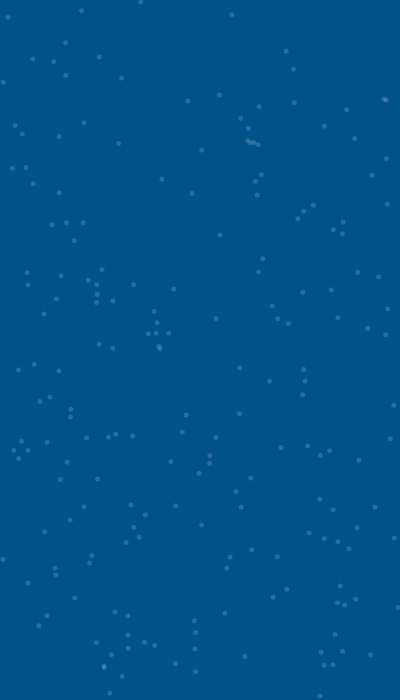
Frame 1 (no input)
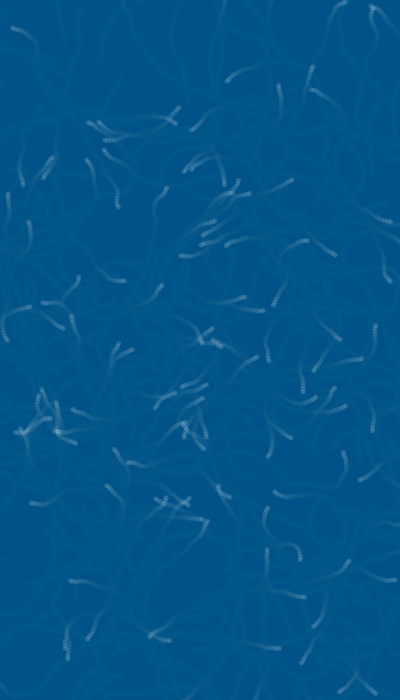
Frame 60 (the mouse pressed at the canvas centre just before this capture)
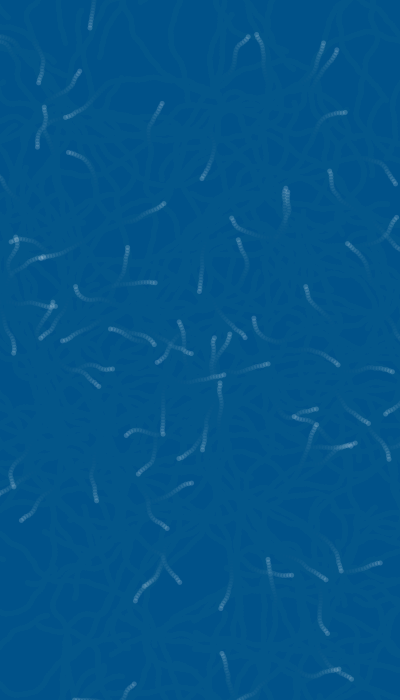
Frame 120 (the mouse held since frame 60 and released just before this capture)

The Processing sketch that drew these frames (run headless with seeded random() and noise(); from frame 60 on, the mouse is pressed at the canvas centre):

// Processing sketch: processing_37152
// ── processing_37152.pde


int totalSM = 200;
float[] xpos = new float[totalSM];
float[] ypos = new float[totalSM];
float[] squiggles = new float[totalSM];
int monkeysize = 5;
float x=0;
float y=0;
float a=0;
float b=0;
float O=random(TWO_PI);
float L=3;
int move = 0;
int away = 0;
int happy = 40;

void setup() {
  noStroke();
  size(400, 700);
  background(0, 82, 137);
  for (int i = 0; i < totalSM; i++) {
    xpos[i] = random(width);
    ypos[i] = random(height);
    squiggles[i] = random(TWO_PI);
  }
}

void draw() {
  if (dist(pmouseX, pmouseY, mouseX, mouseY) == 0) {
    if (move > 0) {
      move = move - 1;
      happy = happy -5;
    }

    if (move <= 0 ) {
      noCursor();
      happy = 40;
    }
  }

  if (move>0 && move <46) {

    cursor(HAND);

    for (int count = 0; count < totalSM; count++) {
      xpos[count]= xpos[count] + (mouseX - xpos[count])/50;
      ypos[count]= ypos[count] + (mouseY - ypos[count])/50;

      fill(255, 255, 255, happy);
      ellipse(xpos[count], ypos[count], monkeysize, monkeysize);
      happy = happy + 1;
      if (happy > 100);
      happy = 100;
    }
  }
  if (move > 46) {
    cursor(HAND);
    if (dist(pmouseX, pmouseY, mouseX, mouseY) == 0) {
      if (move <= 90 && move > 46) {
        move = move - 1;
      }

      if (move <= 46 ) {
        move = 0;
      }
    }

    for (int count = 0; count < totalSM; count++) {
      xpos[count]= xpos[count] - (mouseX - xpos[count])/80;
      ypos[count]= ypos[count] - (mouseY - ypos[count])/80;

      fill(255, 255, 255, 40);
      ellipse(xpos[count], ypos[count], monkeysize, monkeysize);
    }
  }
  fill(0, 82, 137, 40);
  rect(0, 0, width, height);
  fill(255, 255, 255, 40);
  for (int i = 0; i < totalSM; i++) {
    ellipse(xpos[i], ypos[i], monkeysize, monkeysize);
    xpos[i]=xpos[i]+L*cos(squiggles[i]);
    ypos[i]=ypos[i]+L*sin(squiggles[i]);
    squiggles[i]=squiggles[i]+random(-PI/10.0, PI/10.0);
  }
}
void mouseMoved() {
  move = 45;
}

void mouseDragged() {
  move = 90;
}
